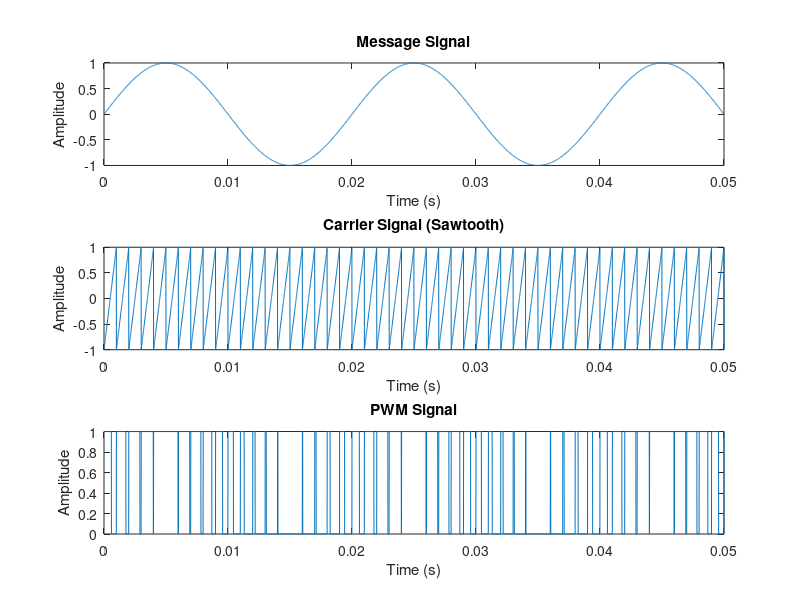

Source code (MATLAB):
Am = 1;
fm = 50; 
fc = 1000; 
t = 0:1e-5:0.05;
message_signal = Am * sin(2 * pi * fm * t);
carrier_signal = sawtooth(2 * pi * fc * t);
pwm_signal = message_signal > carrier_signal;
figure;
subplot(3,1,1);
plot(t, message_signal);
title('Message Signal');
xlabel('Time (s)');
ylabel('Amplitude');
subplot(3,1,2);
plot(t, carrier_signal);
title('Carrier Signal (Sawtooth)');
xlabel('Time (s)');
ylabel('Amplitude');
subplot(3,1,3);
plot(t, pwm_signal);
title('PWM Signal');
xlabel('Time (s)');
ylabel('Amplitude');
